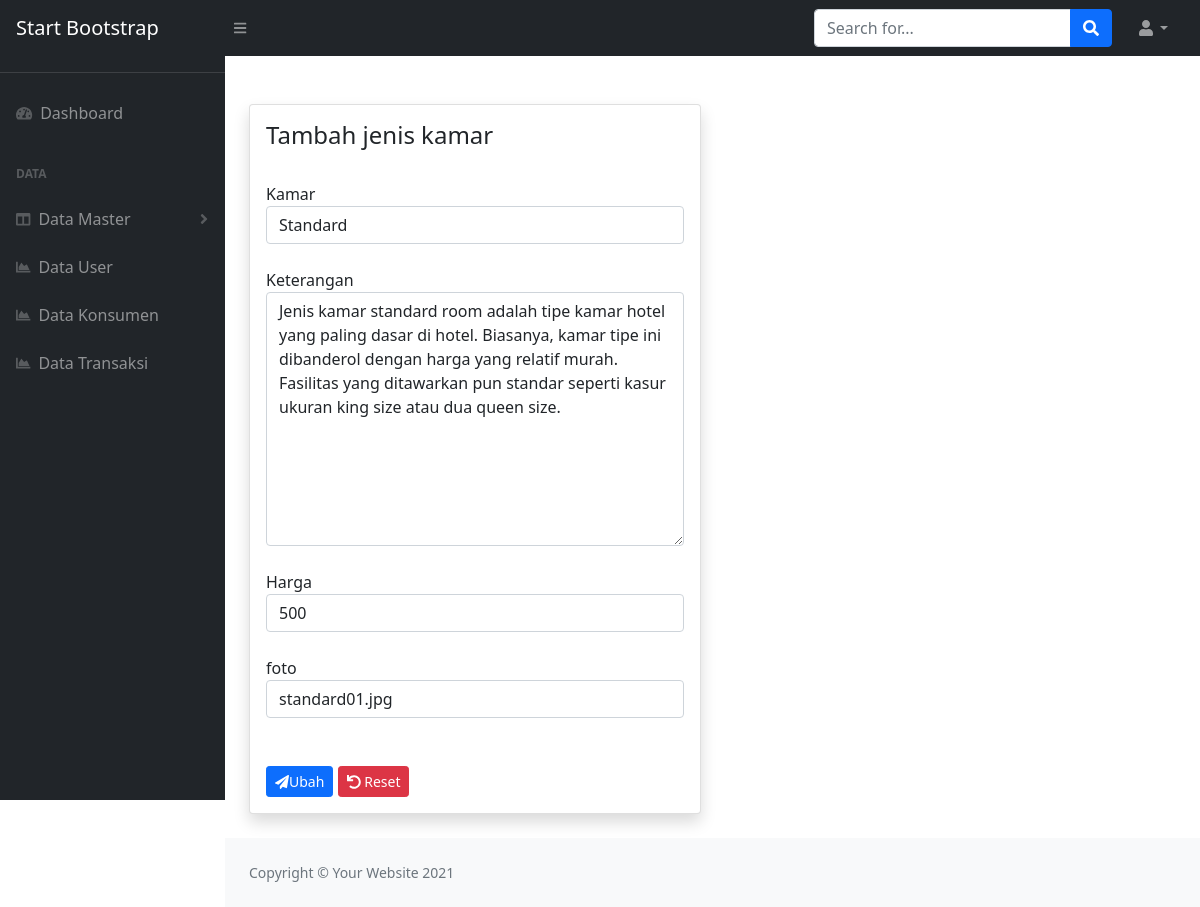
The app's page /Admin/update_datajenis/1 with its own data.
### tables this page shows
CREATE TABLE `tbl_jenis_kamar` (
  `id_jenis` int(11) NOT NULL,
  `kamar` varchar(100) NOT NULL,
  `keterangan` text NOT NULL,
  `harga` int(11) NOT NULL,
  `foto` varchar(100) NOT NULL
);

### application/controllers/Admin.php (called while the page is built, shortened)
<?php
class Admin extends CI_Controller {
	public function update_datajenis($id_jenis)
	{
		$this->load->model('M_kamar');
		$data['data_jenis'] = $this->M_kamar->get_data_jenis($id_jenis);
		$this->load->view('partisi_admin/head');
		$this->load->view('partisi_admin/navbar');
		$this->load->view('v_update_jenis_kamar',$data);
		$this->load->view('partisi_admin/footer');
		$this->load->view('partisi_admin/js');
	}
}

### index.php (called while the page is built, shortened)
<?php
require_once BASEPATH.'core/CodeIgniter.php';

### application/models/M_kamar.php (called while the page is built, shortened)
<?php
    class M_kamar extends CI_Model{
        function get_data_jenis($id_jenis)
        {
          return $this->db->get_where('tbl_jenis_kamar',array('id_jenis'=>$id_jenis))->result();
        }
    }

### application/views/v_update_jenis_kamar.php (the view, shortened to what this page needs)
<!DOCTYPE html>
<html lang="en">
<head>
</head>
<body>
<div id="layoutSidenav_content">
    <br><br>
     <div class="container-fluid px-4">
    <div class="row">
        <div class="col-lg-6">
            <div class="card shadow mb-4">
                <div class="card-body">
                    <div class="table-responsive">
                        <h4>Tambah jenis kamar</h4>
                        <br>
                        <?php
                                foreach($data_jenis as $j):
                                    $id_jenis = $j->id_jenis;
                                endforeach;
                            ?>
                        <form action="<?=base_url('Admin/proses_update_jenis_kamar')?>" method="post">
                            <div class="form-group">
                                <label for="name">Kamar</label>
                                <input type="text" class="form-control" id="kamar" name="kamar" value="<?= $j->kamar?>">
                            </div>
                            <br>
                            <div class="form-group">
                                <label for="name">Keterangan</label>
                                <textarea name="keterangan" id="keterangan" cols="30" rows="10"  class="form-control"><?= $j->keterangan?></textarea>
                            </div>
                            <br>
                            <div class="form-group">
                                <label for="name">Harga</label>
                                <input type="text" class="form-control" id="harga" name="harga" value="<?= $j->harga?>" >
                            </div>
                            <br>
                            <div class="form-group">
                                <label for="name">foto</label>
                                <input type="text" class="form-control" id="foto" name="foto" value="<?= $j->foto?>">
                            </div>
                            <br><br>
                            <button type="submit" class="btn btn-sm btn-primary"><i class="fa fa-paper-plane"></i>Ubah</button>
                            <button type="reset" class="btn btn-sm btn-danger"><i class="fa fa-undo"></i> Reset</button>
                        </form>
                    </div>
                </div>
            </div>
        </div>
    </div>
</div>
</body>
</html>

### records on screen
tbl_jenis_kamar: kamar "Standard", keterangan "Jenis kamar standard room adalah tipe kamar hotel yang paling dasar di hotel. Biasanya, kamar tipe ini dibanderol dengan harga yang relatif murah. Fasilitas yang ditawarkan pun standar seperti kasur ukuran king size atau dua queen size.", harga "500", foto "standard01.jpg"
